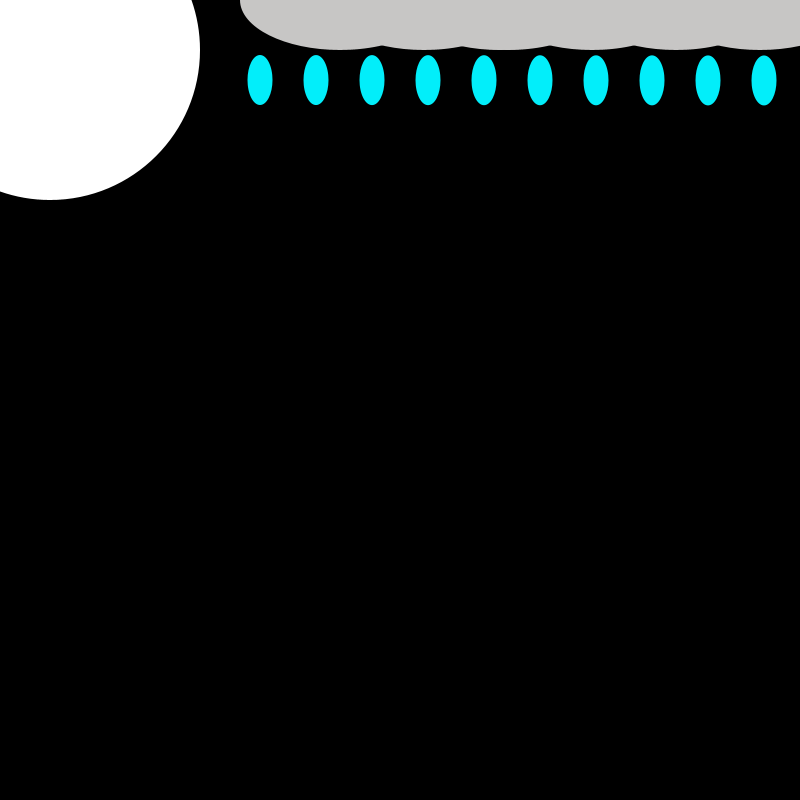
Frame 1 (no input)
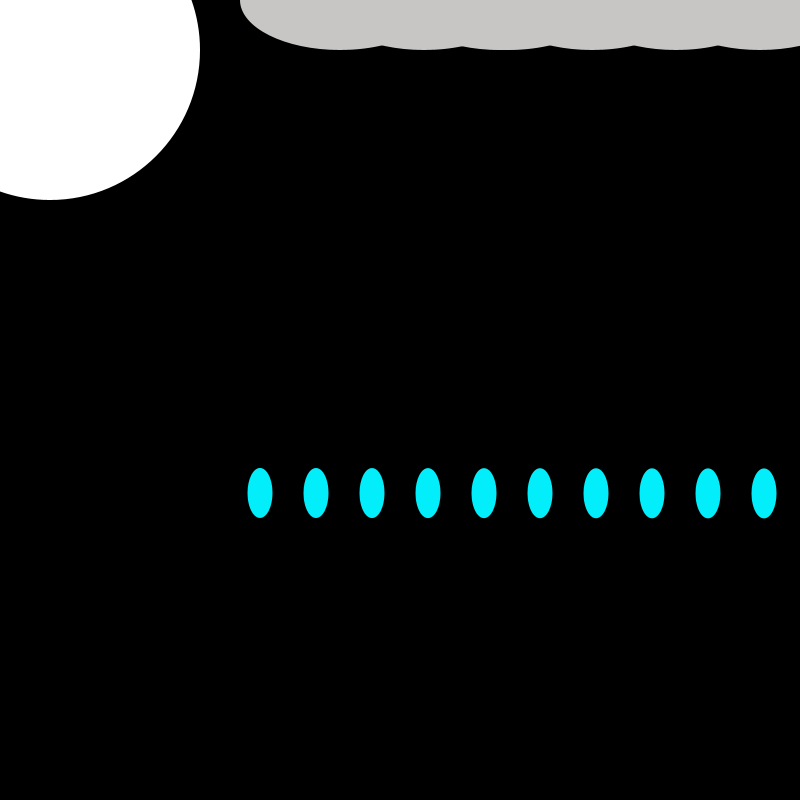
Frame 60 (the mouse pressed at the canvas centre just before this capture)
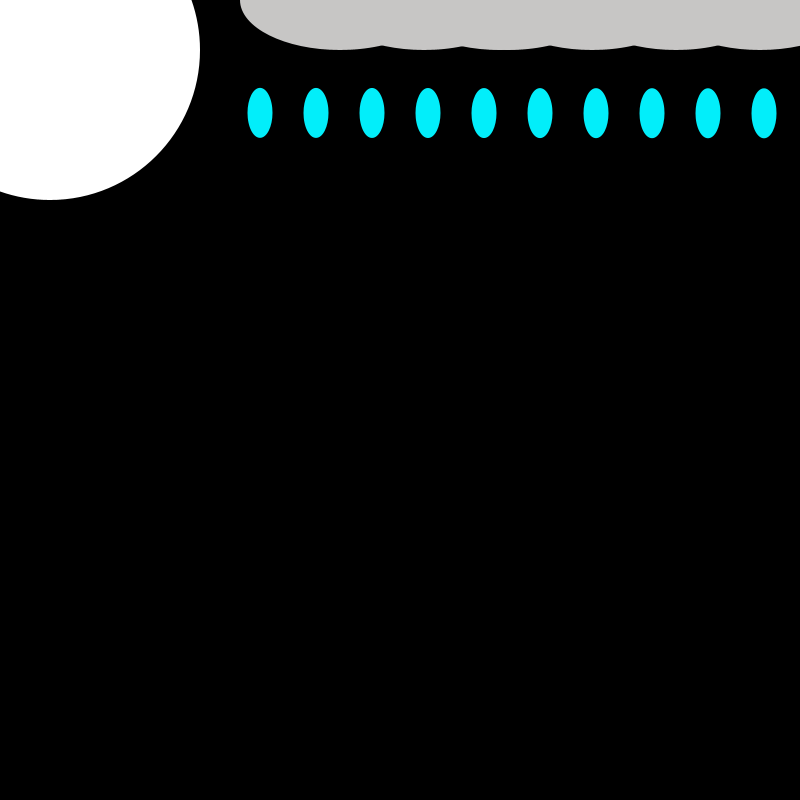
Frame 120 (the mouse held since frame 60 and released just before this capture)

The Processing sketch that drew these frames (run headless with seeded random() and noise(); from frame 60 on, the mouse is pressed at the canvas centre):

// Processing sketch: hunter_s_gravity_uwu_finished
// ── hunter_s_gravity_uwu_finished.pde
float a;

void setup() {
  size(800, 800);
  noStroke();
  a = height/10;
}

void draw() {
  background(0);
  fill(255);
  ellipse(50,50,300,300);
  fill(199,198,197);
  ellipse(500,0,200,100);
  fill(2,238,250);
  for (int i = 20; i < 1000; i = i+7) {
      fill(199,198,197);
  ellipse(100+i*12,0,200,100);
    fill(2,238,250);
    ellipse(100+i*8,a,25,50);  
    a = a + .05;
    if (a > 800) { 
      a = 0;
    }
  }
}
